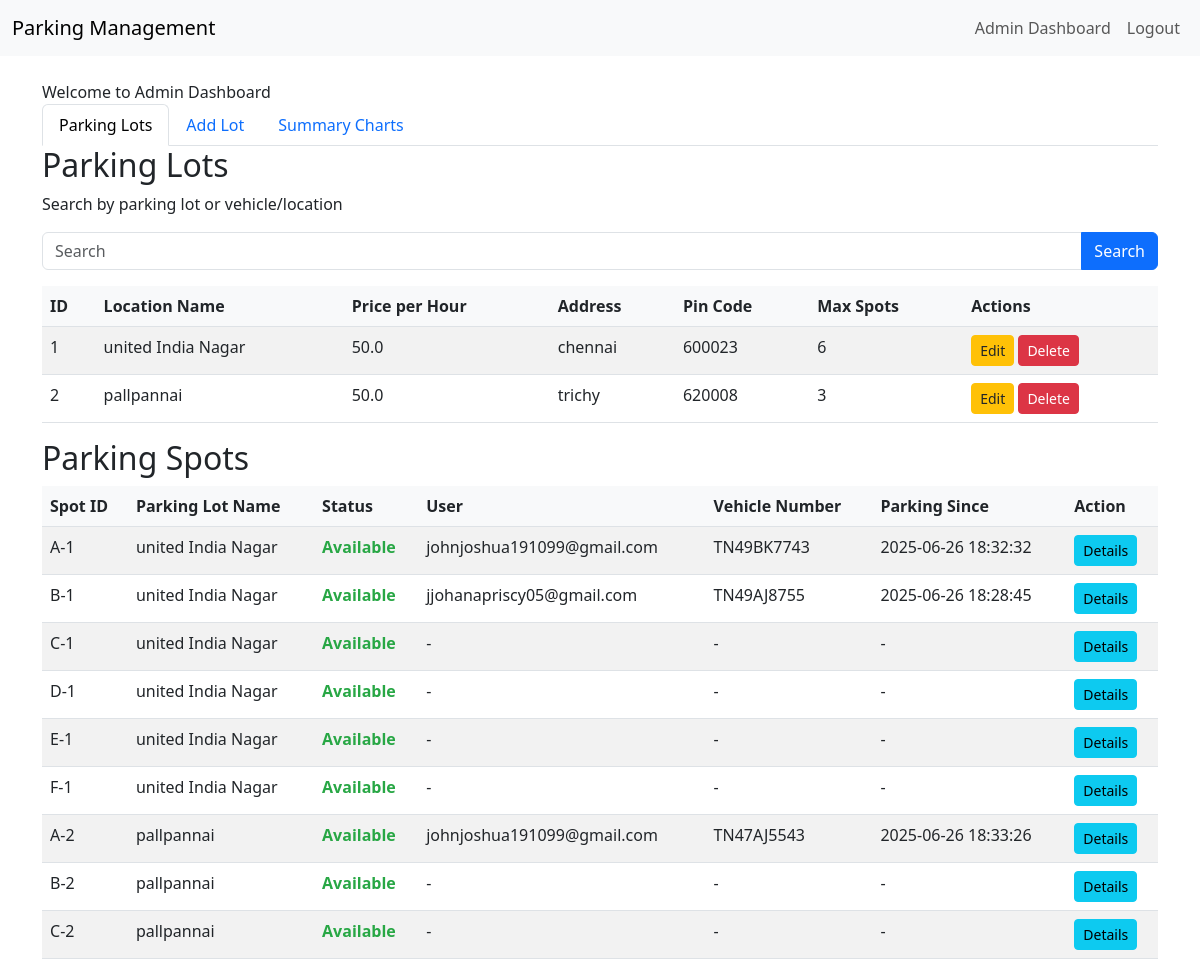
The app's page /admin/dashboard (signed in) with its own data.
### models.py (models this page shows)
class ParkingLot(db.Model):
    id = db.Column(db.Integer, primary_key=True)
    prime_location_name = db.Column(db.String(100), nullable=False)
    price = db.Column(db.Float, nullable=False)
    address = db.Column(db.String(200), nullable=False)
    pin_code = db.Column(db.String(10), nullable=False)
    maximum_number_of_spots = db.Column(db.Integer, nullable=False)

class ParkingSpot(db.Model):
    id = db.Column(db.Integer, primary_key=True)
    lot_id = db.Column(db.Integer, db.ForeignKey('parking_lot.id'), nullable=False)
    status = db.Column(db.String(1), nullable=False, default='A')

class User(db.Model):
    id = db.Column(db.Integer, primary_key=True)
    username = db.Column(db.String(50), unique=True, nullable=False)
    password = db.Column(db.String(100), nullable=False)
    role = db.Column(db.String(20), nullable=False, default='user')

class Reservation(db.Model):
    id = db.Column(db.Integer, primary_key=True)
    spot_id = db.Column(db.Integer, db.ForeignKey('parking_spot.id'), nullable=False)
    user_id = db.Column(db.Integer, db.ForeignKey('user.id'), nullable=False)
    vehicle_number = db.Column(db.String(20), nullable=True)
    parking_timestamp = db.Column(db.DateTime, nullable=False)
    leaving_timestamp = db.Column(db.DateTime, nullable=True)
    parking_cost = db.Column(db.Float, nullable=True)

### app.py (the view)
@app.route('/admin/dashboard')
def admin_dashboard():
    user = get_current_user()
    if not user or user.role != 'admin':
        print(f"Access denied: user={user.username if user else 'None'}, role={user.role if user else 'None'}")
        flash('Admin access required.', 'danger')
        return redirect(url_for('login'))
    lots = ParkingLot.query.all()
    spots = ParkingSpot.query.all()
    all_reservations = Reservation.query.all()
    active_reservations = Reservation.query.filter_by(leaving_timestamp=None).all()
    reservation_dict = {res.spot_id: res for res in all_reservations}
    lot_dict = {lot.id: lot for lot in lots}
    users = User.query.all()
    user_dict = {user.id: user for user in users}
    spots_with_details = []
    for spot in spots:
        reservation = reservation_dict.get(spot.id)
        user = user_dict.get(reservation.user_id) if reservation else None
        spots_with_details.append({
            'spot': spot,
            'lot': lot_dict.get(spot.lot_id),
            'reservation': reservation,
            'user': user
        })
    total_lots = len(lots)
    total_spots = len(spots)
    occupied_spots = len([spot for spot in spots if spot.status == 'O'])
    available_spots = total_spots - occupied_spots
    total_reservations = len(active_reservations)
    lot_revenue = {}
    for lot in lots:
        lot_spots = ParkingSpot.query.filter_by(lot_id=lot.id).all()
        spot_ids = [spot.id for spot in lot_spots]
        total_revenue = Reservation.query.filter(Reservation.spot_id.in_(spot_ids), Reservation.parking_cost.isnot(None)).with_entities(db.func.sum(Reservation.parking_cost)).scalar() or 0
        lot_revenue[lot.prime_location_name] = round(total_revenue, 2)
    print(f"Admin Dashboard Data - Total Lots: {total_lots}, Total Spots: {total_spots}, Occupied: {occupied_spots}, Available: {available_spots}, Total Reservations: {total_reservations}")
    return render_template('admin_dashboard.html', lots=lots, spots_with_details=spots_with_details, total_lots=total_lots, total_spots=total_spots, occupied_spots=occupied_spots, available_spots=available_spots, total_reservations=total_reservations, lot_revenue=lot_revenue)

### app.py (called while the page is built)
def chr_filter(value):
    return chr(value)

def get_current_user():
    if 'user_id' in session:
        user = User.query.get(session['user_id'])
        print(f"Current user: {user.username if user else 'None'}")
        return user
    print("No user_id in session")
    return None

@app.context_processor
def utility_processor():
    return dict(get_current_user=get_current_user)

### templates/admin_dashboard.html (shortened to what this page needs)
{% extends "base.html" %}
{% block content %}
Welcome to Admin Dashboard
    <ul class="nav nav-tabs">
        <li class="nav-item">
            <a class="nav-link {% if not request.args.get('tab') or request.args.get('tab') == 'lots' %}active{% endif %}" href="{{ url_for('admin_dashboard', tab='lots') }}">Parking Lots</a>
        </li>
        <li class="nav-item">
            <a class="nav-link {% if request.args.get('tab') == 'add' %}active{% endif %}" href="{{ url_for('admin_dashboard', tab='add') }}">Add Lot</a>
        </li>
        <li class="nav-item">
            <a class="nav-link {% if request.args.get('tab') == 'summary' %}active{% endif %}" href="{{ url_for('admin_dashboard', tab='summary') }}">Summary Charts</a>
        </li>
    </ul>
{% if not request.args.get('tab') or request.args.get('tab') == 'lots' %}
    <h2>Parking Lots</h2>
    <p>Search by parking lot or vehicle/location</p>
    <form class="mb-3">
        <div class="input-group">
            <input type="text" class="form-control" name="query" placeholder="Search" value="{{ request.args.get('query', '') }}">
            <button class="btn btn-primary" type="submit" formaction="{{ url_for('search_lots') }}">Search</button>
        </div>
    </form>
    <table class="table table-striped">
        <thead>
            <tr>
                <th>ID</th>
                <th>Location Name</th>
                <th>Price per Hour</th>
                <th>Address</th>
                <th>Pin Code</th>
                <th>Max Spots</th>
                <th>Actions</th>
            </tr>
        </thead>
        <tbody>
            {% for lot in lots %}
                <tr>
                    <td>{{ lot.id }}</td>
                    <td>{{ lot.prime_location_name }}</td>
                    <td>{{ lot.price }}</td>
                    <td>{{ lot.address }}</td>
                    <td>{{ lot.pin_code }}</td>
                    <td>{{ lot.maximum_number_of_spots }}</td>
                    <td>
                        <a href="{{ url_for('edit_lot', lot_id=lot.id) }}" class="btn btn-sm edit-btn">Edit</a>
                        <form action="{{ url_for('delete_lot', lot_id=lot.id) }}" method="POST" style="display:inline;">
                            <button type="submit" class="btn btn-sm delete-btn" onclick="return confirm('Are you sure you want to delete this lot?')">Delete</button>
                        </form>
                    </td>
                </tr>
            {% endfor %}
        </tbody>
    </table>
    <h2>Parking Spots</h2>
    <table class="table table-striped">
        <thead>
            <tr>
                <th>Spot ID</th>
                <th>Parking Lot Name</th>
                <th>Status</th>
                <th>User</th>
                <th>Vehicle Number</th>
                <th>Parking Since</th>
                <th>Action</th>
            </tr>
        </thead>
        <tbody>
            {% set grouped_spots = spots_with_details|groupby('spot.lot_id') %}
            {% for lot_id, lot_spots in grouped_spots %}
                {% for item in lot_spots|sort(attribute='spot.id') %}
                    {% set position = loop.index %}
                    {% set letter = (position + 64)|chr %}
                    <tr>
                        <td>{{ letter }}-{{ item.spot.lot_id }}</td>
                        <td>{{ item.lot.prime_location_name if item.lot else 'Unknown Lot' }}</td>
                        <td>
                            {% if item.spot.status == 'O' %}
                                <span class="occupied">Occupied</span>
                            {% else %}
                                <span class="available">Available</span>
                            {% endif %}
                        </td>
                        <td>{{ item.user.username if item.user else '-' }}</td>
                        <td>{{ item.reservation.vehicle_number if item.reservation else '-' }}</td>
                        <td>{{ item.reservation.parking_timestamp.strftime('%Y-%m-%d %H:%M:%S') if item.reservation else '-' }}</td>
                        <td>
                            <a href="{{ url_for('view_spot', spot_id=item.spot.id) }}" class="btn btn-sm btn-info">Details</a>
                        </td>
                    </tr>
                {% endfor %}
            {% endfor %}
        </tbody>
    </table>
{% endif %}
{% endblock %}

### templates/admin_dashboard.html (style rules this page uses)
.available { color: #28a745; font-weight: bold; }
.edit-btn { background-color: #ffc107; border-color: #ffc107; }
.delete-btn { background-color: #dc3545; border-color: #dc3545; color: white; }
.table th { background-color: #f8f9fa; }

### records on screen
ParkingLot: id "1", prime_location_name "united India Nagar", price "50.0", address "chennai", pin_code "600023", maximum_number_of_spots "6", lot "united India Nagar" "united India Nagar" "united India Nagar" "united India Nagar" "united India Nagar" "united India Nagar"
ParkingLot: id "2", prime_location_name "pallpannai", price "50.0", address "trichy", pin_code "620008", maximum_number_of_spots "3", lot "pallpannai" "pallpannai" "pallpannai"
ParkingSpot: spot.lot_id "1"
User: user "johnjoshua191099@gmail.com" "johnjoshua191099@gmail.com"
Reservation: reservation "TN49BK7743", reservation.parking_timestamp "2025-06-26 18:32:32"
ParkingSpot: spot.lot_id "1"
User: user "jjohanapriscy05@gmail.com"
Reservation: reservation "TN49AJ8755", reservation.parking_timestamp "2025-06-26 18:28:45"
ParkingSpot: spot.lot_id "1"
ParkingSpot: spot.lot_id "1"
ParkingSpot: spot.lot_id "1"
ParkingSpot: spot.lot_id "1"
ParkingSpot: spot.lot_id "2"
Reservation: reservation "TN47AJ5543", reservation.parking_timestamp "2025-06-26 18:33:26"
ParkingSpot: spot.lot_id "2"
ParkingSpot: spot.lot_id "2"

### other values on screen
{{ letter }} "A" "B" "C" "D" "E" "F" "A" "B" "C"
{{ item.user.username if item.user else '-' }} "-" "-" "-" "-" "-" "-"
{{ item.reservation.vehicle_number if item.reservation else '-' }} "-" "-" "-" "-" "-" "-"
